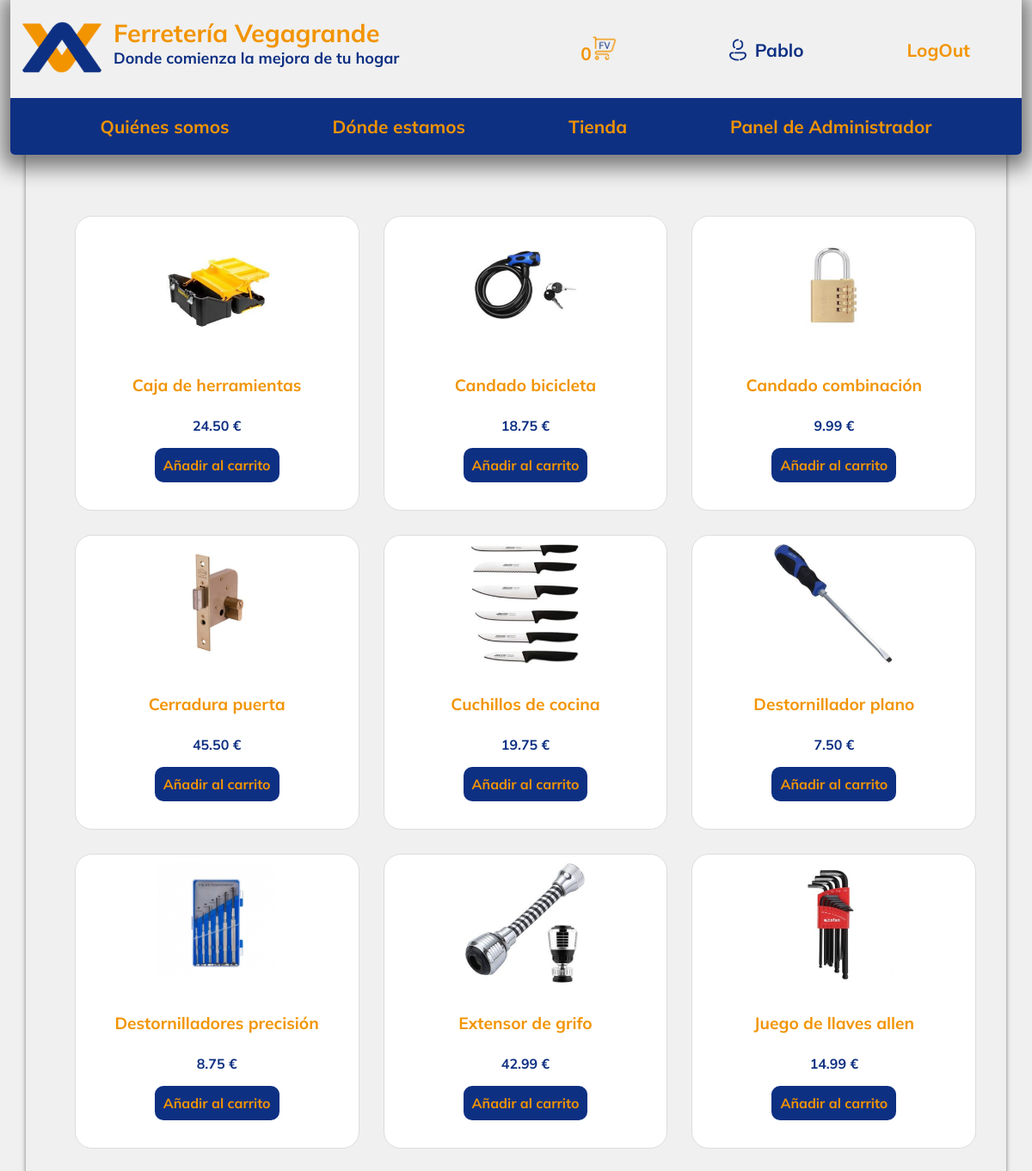
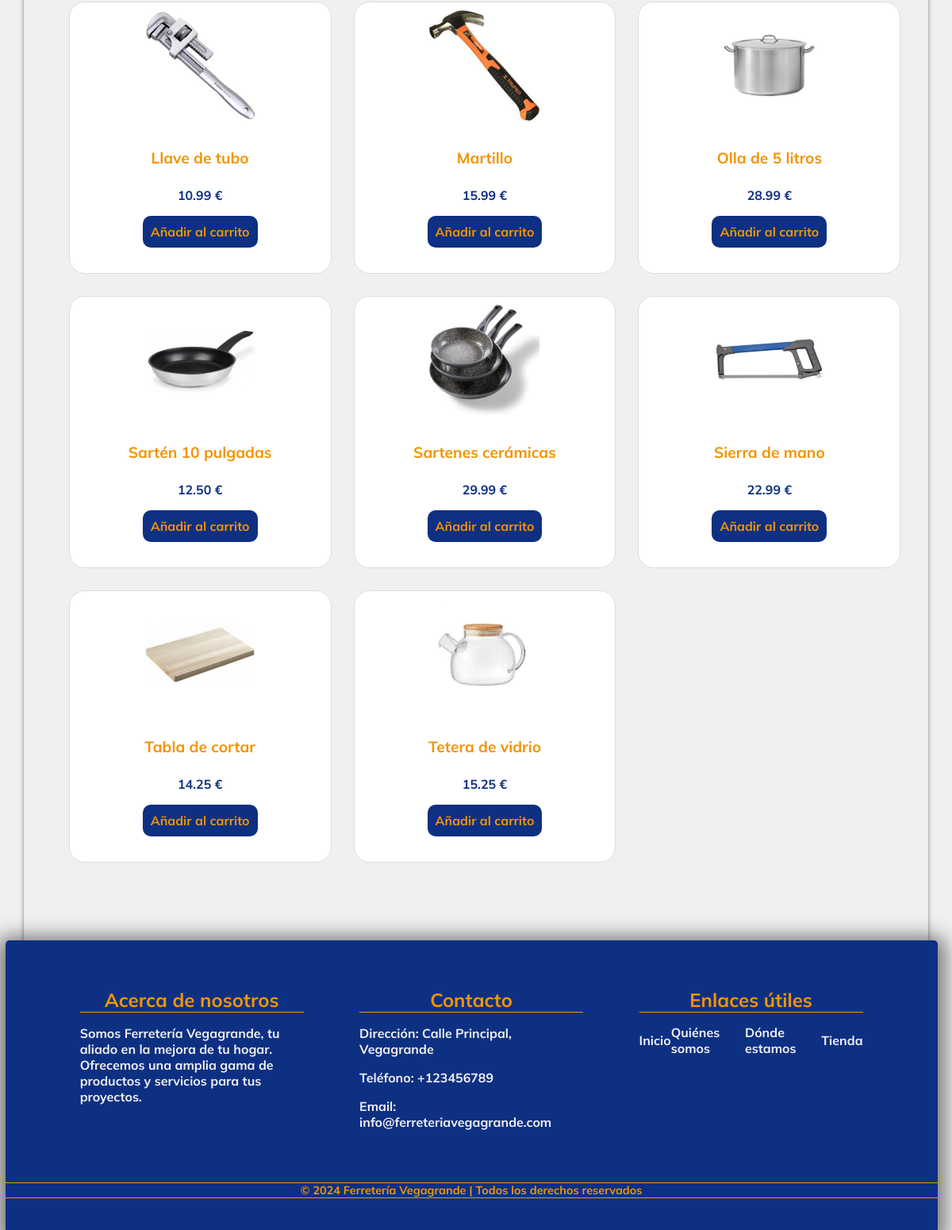
The page /templates/shop.php (signed in) on the database its author committed (2 pictures, top to bottom).
### tables this page shows
CREATE TABLE `productos` (
  `id` int(11) NOT NULL,
  `name` varchar(255) NOT NULL,
  `description` varchar(1500) DEFAULT NULL,
  `price` decimal(10,2) NOT NULL,
  `img` varchar(225) NOT NULL
);

### templates/shop.php (the view, shortened to what this page needs)
<?php
include("../api/header.php");
$conn = connectDB();
if($conn){
    try {
        $query = "SELECT * FROM productos ORDER BY name";
        $statement = $conn->prepare($query);
        $statement->execute();
        $productos = $statement->fetchAll(PDO::FETCH_ASSOC);
    } catch(PDOException $e) {
        echo "Error en la consulta: " . $e->getMessage();
        exit();
    }
} else {
    echo "Error al conectar a la base de datos";
    exit();
}
?>
<!DOCTYPE html>
<html lang="es">
<head>
    <link rel="stylesheet" href="../styles/shop.css">
</head>
<body>
    <div class="page">
        <div class="products-container">
            <?php if(isset($productos) && count($productos) > 0): ?>
                <?php foreach($productos as $producto): ?>
                            <div class="product-card">
                                <a href="../templates/product.php?product_id=<?=$producto['id']?>">
                                    <img src="../assets/img/productos/<?= $producto['img'] ?>" alt="<?= $producto['name'] ?>">
                                    <h4 class="product-title"><?= $producto['name'] ?></h4>
                                    <p class="product-price parragraf"><?= $producto['price'] ?> €</p>
                                </a>
                                <button class="add-to-cart-btn" data-product-id="<?php echo $producto['id']; ?>">Añadir al carrito</button>
                            </div>
                <?php endforeach; ?>
            <?php else: ?>
                <p class="error">No se encontraron resultados</p>
            <?php endif; ?>
        </div>
        <?php
include("../api/footer.php");
?>
    </div>
</body>
</html>

### styles/shop.css (style rules this page uses)
.products-container { padding: 20px; width: 90%; display: grid; grid-template-columns: repeat(auto-fit, minmax(245px, 1fr)); grid-gap: 50px; margin: 80px auto; }
.product-card { position: relative; width: 100%; height: 100%; display: flex; flex-direction: column; align-items: center; background-color: white; border: 1px solid #ddd; padding: 10px; text-align: center; border-radius: 20px; transition: 0.3s ease-in-out; }
.product-card img { width: 45%; height: auto; margin-bottom: 5px; border-radius: 10px; }
.product-title { font-size: 1.2em; color: #f29400; }
.product-price { font-size: 1em; text-align: center; color: #0e3083; }
.add-to-cart-btn { font-size: 1em; }

### styles/style.css (style rules this page uses)
body { font-family: Mulish; background-color: #f0f0f0; width: 98%; margin: 0 auto; padding-top: 150px; }
.page { width: 97%; box-shadow: 0 2px 5px rgba(0, 0, 0, 0.5); border-top: 1px solid transparent; margin: 0 auto; }
.parragraf { color: #1c1c1c; font-size: 1.3em; }
img { width: 100px; border-radius: 20px; }
a { color: #f29400; text-decoration: none; transition: 0.3s ease-in-out; }
button { font-family: Mulish; font-size: 1.3em; padding: 10px; border-radius: 10px; border: none; background-color: #0e3083; color: #f29400; cursor: pointer; transition: 0.3s ease-in-out; }
@media screen and (width < 1441px) { h4 { font-size: 1em; } }
@media screen and (width < 1441px) { .parragraf { color: #1c1c1c; font-size: 1em; } }
@media screen and (width < 1441px) { button { font-size: 1em; } }

### rows shown on the page
productos: img (picture), name "Caja de herramientas", price "24.50"
productos: img (picture), name "Candado bicicleta", price "18.75"
productos: img (picture), name "Candado combinación", price "9.99"
productos: img (picture), name "Cerradura puerta", price "45.50"
productos: img (picture), name "Cuchillos de cocina", price "19.75"
productos: img (picture), name "Destornillador plano", price "7.50"
productos: img (picture), name "Destornilladores precisión", price "8.75"
productos: img (picture), name "Extensor de grifo", price "42.99"
productos: img (picture), name "Juego de llaves allen", price "14.99"
productos: img (picture), name "Llave de tubo", price "10.99"
productos: img (picture), name "Martillo", price "15.99"
productos: img (picture), name "Olla de 5 litros", price "28.99"
productos: img (picture), name "Sartén 10 pulgadas", price "12.50"
productos: img (picture), name "Sartenes cerámicas", price "29.99"
productos: img (picture), name "Sierra de mano", price "22.99"
productos: img (picture), name "Tabla de cortar", price "14.25"
productos: img (picture), name "Tetera de vidrio", price "15.25"

### other values the page prints
$total_productos "0"
$_SESSION['name'] "Pablo"
